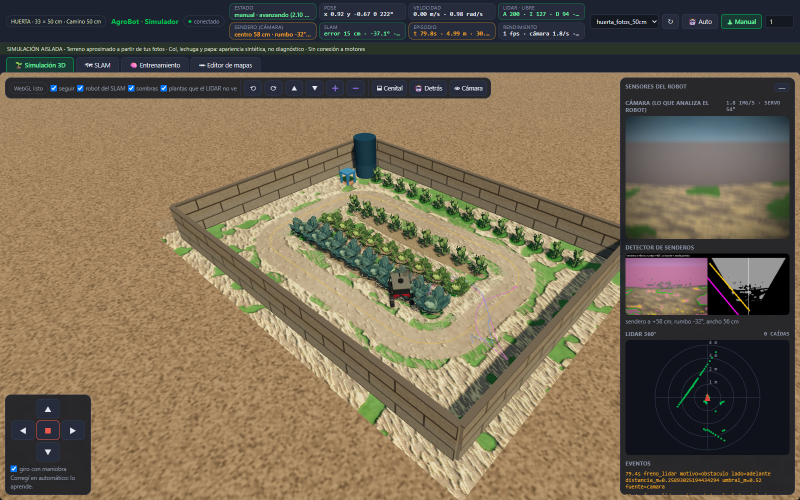
#> input picture agrobot_system_2/simulador_pasivo/render_huerta.png, 1600 x 1000 px (shown at 1/2 size)
$ python -i filtros_sendero.py   (imports and definitions only)   (older library calls are emulated)
#> lines starting #> are read from the running program, lines starting #| are printed output that depends on the picture
import numpy as np, cv2, json, sys
# [1 line not run here, left out]
# [1 line that did not run here, left out]
TEST=['20261028_200833_d17537','20261029_142951_a81509']
def box(x,k): return cv2.boxFilter(x,-1,(k,k))
def lstd(x,k): return np.sqrt(np.maximum(box(x*x,k)-box(x,k)**2,0))
def feats(im):
    b,g,r=[im[...,i].astype(np.float32) for i in (2,1,0)]  # im is RGB -> bgr order trick below
    R,G,B=[im[...,i].astype(np.float32) for i in range(3)]
    bgr=cv2.cvtColor(im,cv2.COLOR_RGB2BGR)
#> bgr is the input picture: shape (1000, 1600, 3); mean B, G, R 82.7, 103.6, 116.2
    lab=cv2.cvtColor(bgr,cv2.COLOR_BGR2LAB).astype(np.float32); hsv=cv2.cvtColor(bgr,cv2.COLOR_BGR2HSV).astype(np.float32)
#> after `hsv = cv2.cvtColor(bgr, cv2.COLOR_BGR2HSV).astype(np.float32)`:
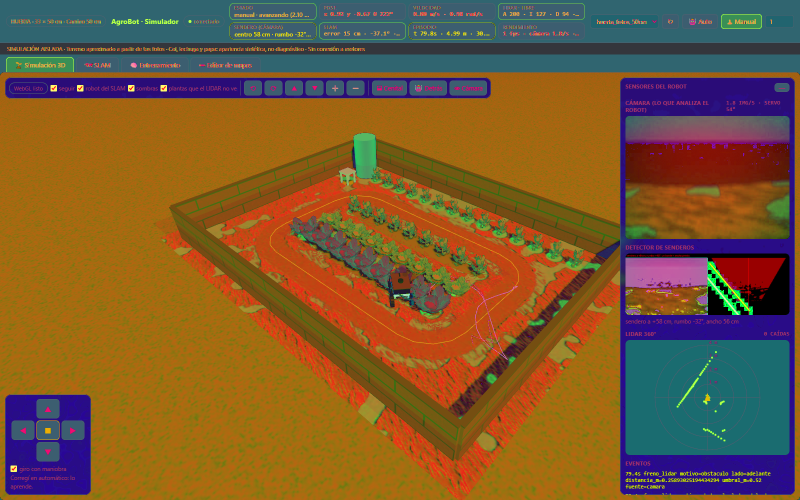
#> hsv: shape (1000, 1600, 3) float32 (shown at 1/2 size); mean B, G, R 49.2, 89.1, 122.9
    gray=cv2.cvtColor(bgr,cv2.COLOR_BGR2GRAY).astype(np.float32)
    s=R+G+B+1e-3; rn,gn,bn=R/s,G/s,B/s
#> after `s = R + G + B + 0.001`:
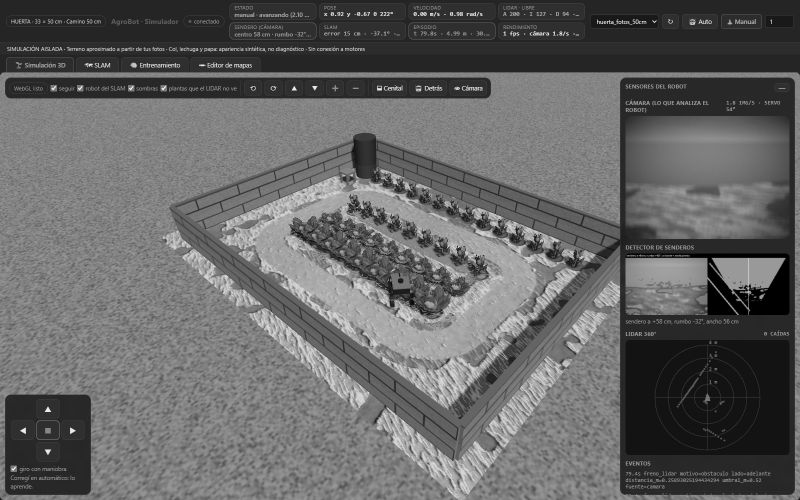
#> s: shape (1000, 1600) float32 (shown at 1/2 size); min 0.001, max 765, mean 302.5; drawn with min black and max white
#> after `rn, gn, bn = (R / s, G / s, B / s)`:
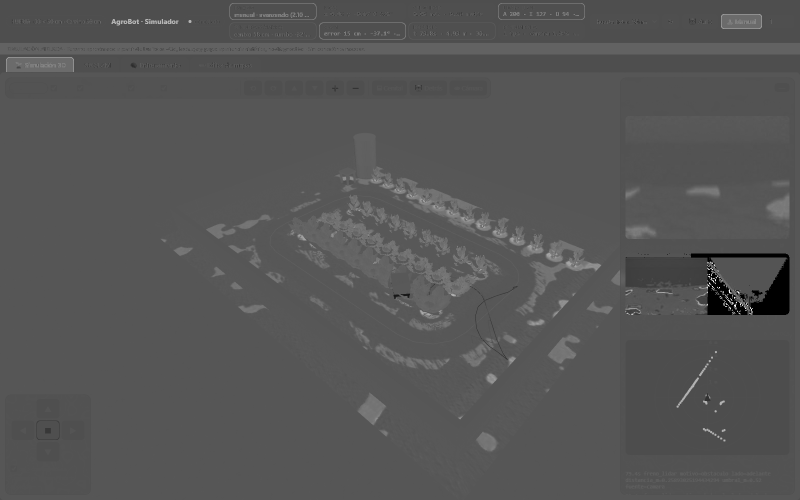
#> gn: shape (1000, 1600) float32 (shown at 1/2 size); min 0, max 1, mean 0.338
#> after `rn, gn, bn = (R / s, G / s, B / s)`:
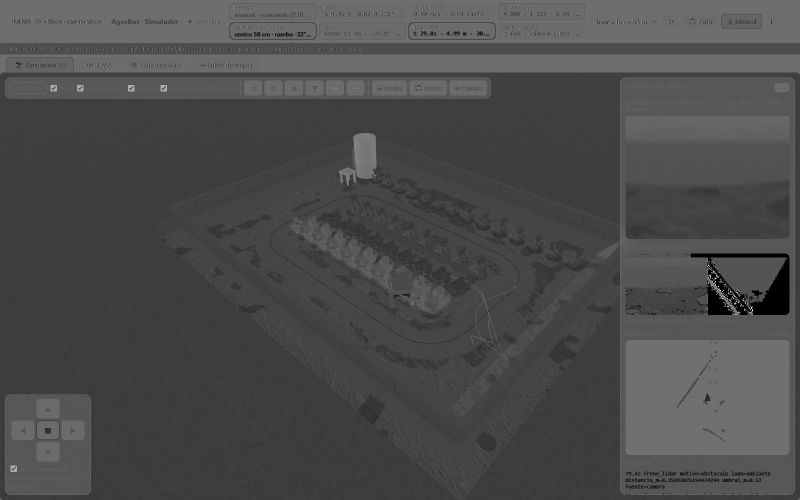
#> bn: shape (1000, 1600) float32 (shown at 1/2 size); min 0, max 1, mean 0.296
    F={}
    F['L']=lab[...,0]; F['a']=lab[...,1]; F['b']=lab[...,2]
    F['H']=hsv[...,0]; F['S']=hsv[...,1]; F['V']=hsv[...,2]
    F['ExG']=2*gn-rn-bn; F['ExGR']=(2*gn-rn-bn)-(1.4*rn-gn); F['G/R']=G/(R+1)
    for k in (5,9,15): F[f'std_L{k}']=lstd(lab[...,0],k)
#> after the loop, F = 12 items
    F['std_a9']=lstd(lab[...,1],9)
    lap=np.abs(cv2.Laplacian(cv2.GaussianBlur(gray,(3,3),0),cv2.CV_32F)); F['lap9']=box(lap,9); F['lap21']=box(lap,21)
    gx=cv2.Sobel(gray,cv2.CV_32F,1,0,ksize=3); gy=cv2.Sobel(gray,cv2.CV_32F,0,1,ksize=3)
#> after `gy = cv2.Sobel(gray, cv2.CV_32F, 0, 1, ksize=3)`:
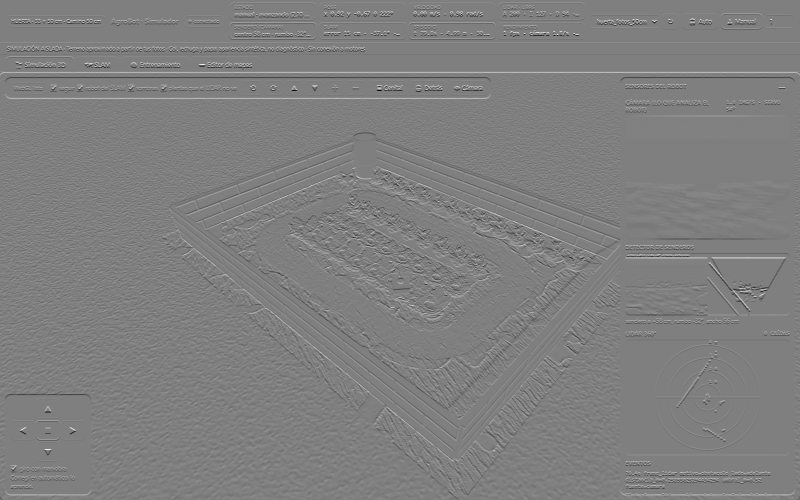
#> gy: shape (1000, 1600) float32 (shown at 1/2 size); min -836, max 836, mean 0.8; drawn with min black and max white
    mag=np.hypot(gx,gy); F['sobel9']=box(mag,9); F['sobel_v9']=box(np.abs(gx),9); F['sobel_h9']=box(np.abs(gy),9)
    gb=cv2.getGaborKernel((15,15),3,0,8,0.5); F['gabor0']=box(np.abs(cv2.filter2D(gray,cv2.CV_32F,gb)),9)
    gb=cv2.getGaborKernel((15,15),3,np.pi/2,8,0.5); F['gabor90']=box(np.abs(cv2.filter2D(gray,cv2.CV_32F,gb)),9)
    F['canny_dens']=box(cv2.Canny(gray.astype(np.uint8),40,100).astype(np.float32)/255,15)
    F['lab_dist_ref']=None  # ref dist (below)
    # distancia a la referencia (franja de abajo) normalizada: método de apariencia
    ref=np.dstack([lab[...,1],lab[...,2],lab[...,0],lstd(lab[...,0],9)])[int(240*.8):int(240*.98),int(320*.36):int(320*.64)].reshape(-1,4)
#> in lstd (call 5), `def lstd(x,k): return np.sqrt(np.maximum(box(x*x,k)-box(x,k)**2,0))`:
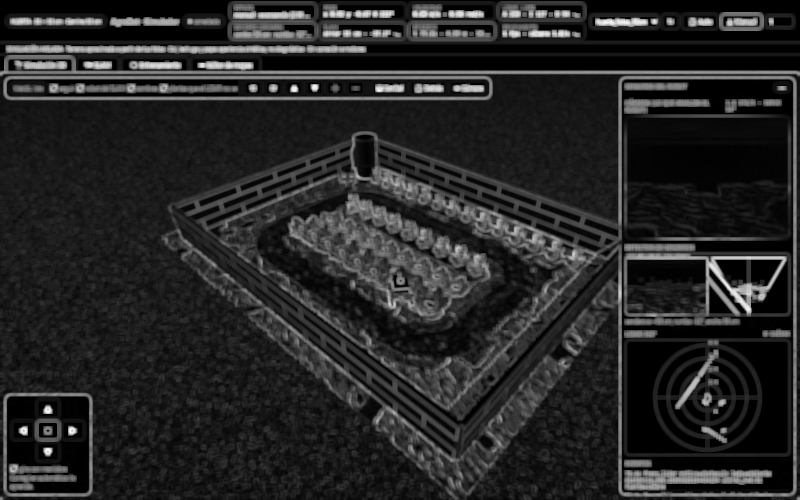
#> returned value: shape (1000, 1600) float32 (shown at 1/2 size); min 0, max 93.59, mean 14.3; drawn with min black and max white
    med=np.median(ref,0); mad=np.maximum(np.median(np.abs(ref-med),0)*1.4826,[2,2,6,1.5])
#> after `med = np.median(ref, 0)`: med = [134, 151, 147, 7.88]
#> after `mad = np.maximum(np.median(np.abs(ref - med), 0) * 1.4826, [2, 2, 6, 1`: mad = [2, 2, 8.9, 1.5]
    X=np.dstack([lab[...,1],lab[...,2],lab[...,0],lstd(lab[...,0],9)]); F['apariencia']=-np.sqrt((((X-med)/mad)**2*np.array([1,1,.35,1.2])**2).sum(2))
#> after `X = np.dstack([lab[..., 1], lab[..., 2], lab[..., 0], lstd(lab[..., 0]`:
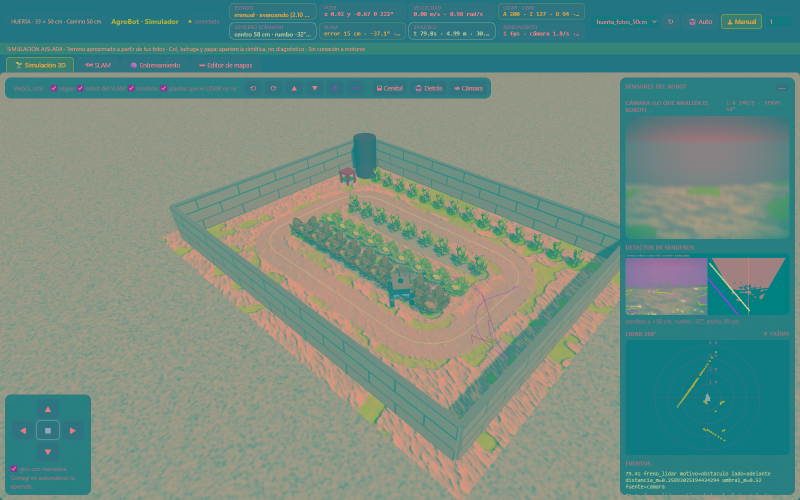
#> X: shape (1000, 1600, 4) float32 (shown at 1/2 size); mean B, G, R, A 128.8, 142.1, 111.5, 14.3
    F['color_ref']=-np.sqrt((((X[...,:3]-med[:3])/mad[:3])**2*np.array([1,1,.35])**2).sum(2))
    F['textura_ref']=-np.abs(X[...,3]-med[3])/mad[3]
    F['fila']=np.tile(np.arange(240,dtype=np.float32)[:,None],(1,320))
    return {k:v for k,v in F.items() if v is not None}
def auc(pos,neg):
    if len(pos)<50 or len(neg)<50: return np.nan
    x=np.concatenate([pos,neg]); r=x.argsort().argsort()+1
    return (r[:len(pos)].sum()-len(pos)*(len(pos)+1)/2)/(len(pos)*len(neg))
rng=np.random.default_rng(0); names=None
bandas=[(100,140),(140,180),(180,240)]
acum={}  # feat -> list per band of (pos arrays, neg arrays) test only
Xtr,ytr=[],[]; Xte,yte=[],[]
# [8 lines not run here, left out]
# [1 line that did not run here, left out]
# [1 line that did not run here, left out]
# [17 lines not run here, left out]
# combinación logística (ridge simple) sobre rasgos sin 'fila'
# [1 line that did not run here, left out]
# [1 line that did not run here, left out]
# [1 line that did not run here, left out]
# [1 line that did not run here, left out]
# [2 lines not run here, left out]
# [1 line that did not run here, left out]
comb=[]
# [2 lines not run here, left out]
# [1 line that did not run here, left out]
# [1 line not run here, left out]
tab=sorted([(v['auc_medio_bandas'] if v.get('auc_medio_bandas') is not None else 0,k,v['auc_orientado_bandas']) for k,v in res.items()],reverse=True)
# [2 lines not run here, left out]

>>> import cv2
>>> picture = cv2.cvtColor(cv2.imread('../render_huerta.png'), cv2.COLOR_BGR2RGB)
>>> result = feats(picture)
#> result = 25 items

$ run again, on agrobot_system_2/simulador_pasivo/render_robot.png
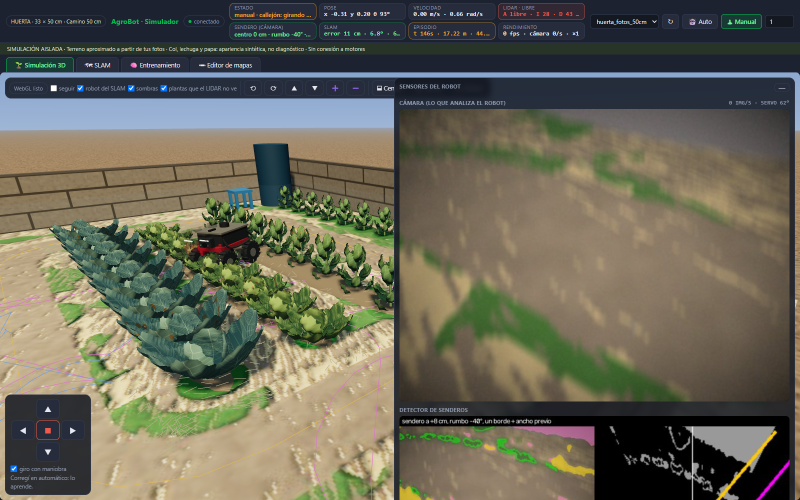
#> input picture agrobot_system_2/simulador_pasivo/render_robot.png, 1600 x 1000 px (shown at 1/2 size)
#> in feats, bgr is the input picture: shape (1000, 1600, 3); mean B, G, R 86.8, 102.3, 104.3
#> after the loop in feats, `for k in (5,9,15): F[f'std_L{k}']=lstd(lab[...,0],k)`: F = 12 items
#> in lstd (call 5), `def lstd(x,k): return np.sqrt(np.maximum(box(x*x,k)-box(x,k)**2,0))`:
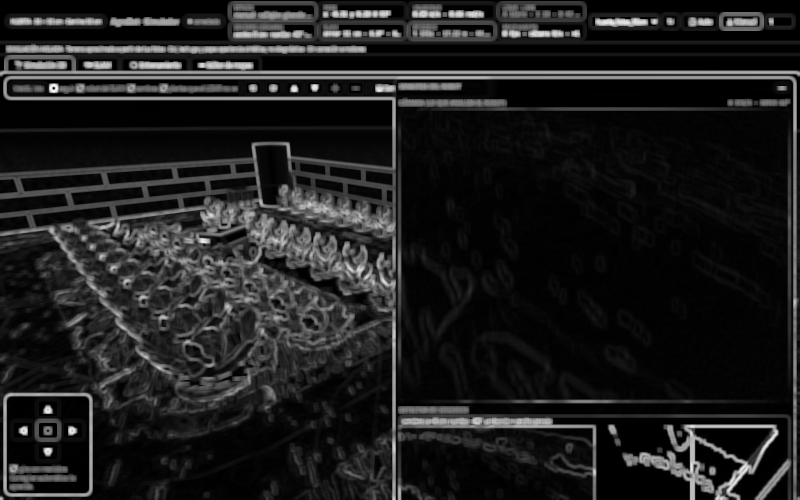
#> returned value: shape (1000, 1600) float32 (shown at 1/2 size); min 0, max 98.34, mean 11.9; drawn with min black and max white
#> med = [127, 108, 181, 0.472]
#> mad = [2, 2, 6, 1.5]
#> in feats, `X = np.dstack([lab[..., 1], lab[..., 2], lab[..., 0], lstd(lab[..., 0]`:
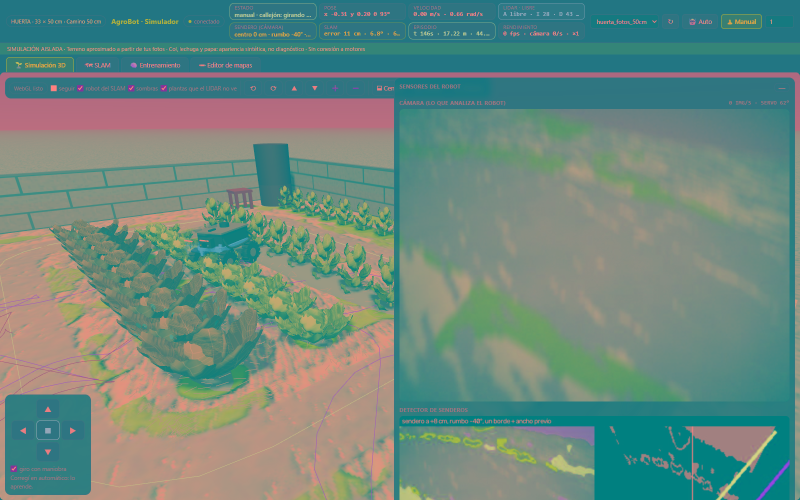
#> X: shape (1000, 1600, 4) float32 (shown at 1/2 size); mean B, G, R, A 125.9, 136.5, 108.1, 11.9
#> result = 25 items
